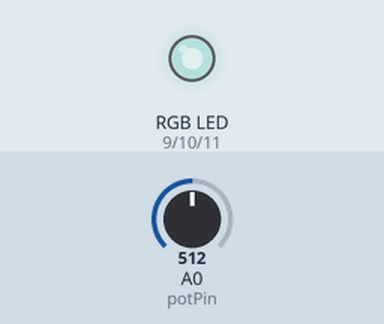
Recording of a sketch running on a simulated Arduino Uno, built with avr-gcc and run on an emulated ATmega328P. Shown: an RGB LED mixed from three pins (HIGH = lit). Inputs (shaded band) come from the test bench; at power-on: A0 (potPin) = 512. Dim RGB values are drawn brighter than linear.

Above: at 1.2 s.
1.3 s: A0 (potPin) set to 716
At 2.3 s:
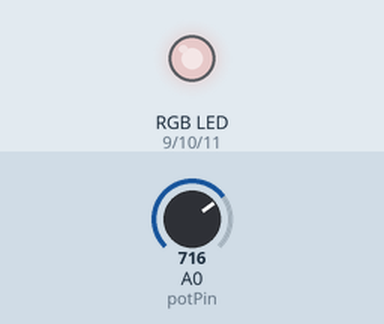
2.8 s: A0 (potPin) set to 900
At 3.6 s:
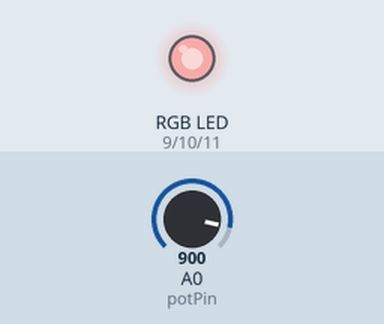
4.3 s: A0 (potPin) set to 122
At 4.6 s:
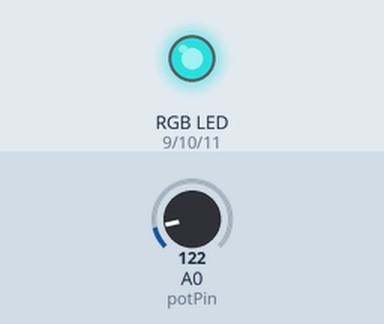
5.8 s: A0 (potPin) set to 0
At 7.0 s:
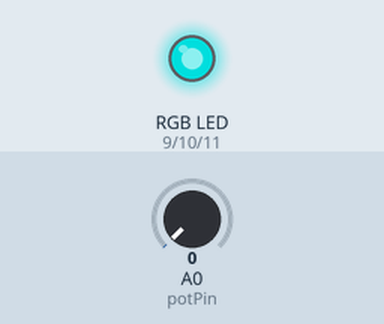
7.3 s: A0 (potPin) set to 511
At 8.2 s:
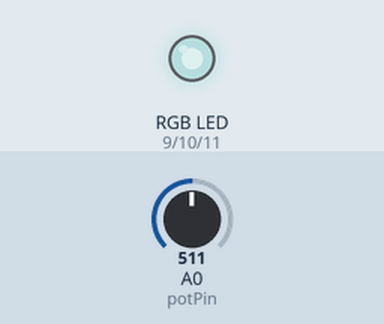
Timing chart, 0 to 9.8 s (numbered marks = the images above; inputs shaded):
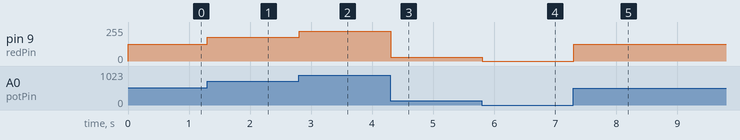

The sketch:

RGB_with_1_Pot.ino
```cpp
int potPin = A0;
int redPin = 9;
int greenPin = 10;
int bluePin = 11;

void setup() {
  pinMode(redPin, OUTPUT);
  pinMode(greenPin, OUTPUT);
  pinMode(bluePin, OUTPUT);

  // Turn off green & blue
  analogWrite(greenPin, 155);
  analogWrite(bluePin, 155);
}

void loop() {
  int potValue = analogRead(potPin);          // 0–1023
  int redBrightness = map(potValue, 0, 1023, 0, 255);  // 0–255

  analogWrite(redPin, redBrightness);         // Set brightness
  delay(10);
}
```

Measured:
- after the input at 1.3 s, pin 9 (redPin): 127/255 → 178/255 at once
- after the input at 2.8 s, pin 9 (redPin): 178/255 → 224/255 at once
- after the input at 4.3 s, pin 9 (redPin): 224/255 → 30/255 at once
- after the input at 5.8 s, pin 9 (redPin): 30/255 → 0/255 at once
- after the input at 7.3 s, pin 9 (redPin): 0/255 → 127/255 at once
